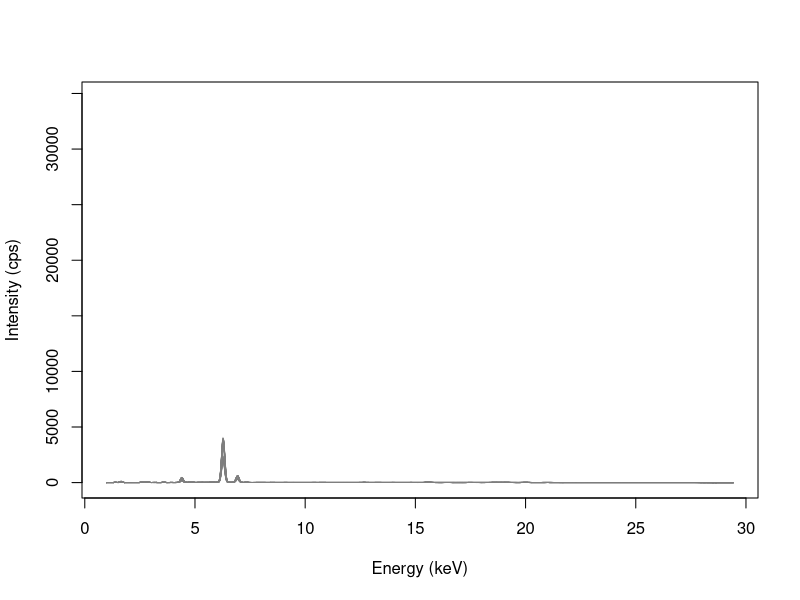

This figure's R source: (Note: this script raises an error after producing the figure.)
##################################################################################
#                 PACOTES NECESSÁRIOS PARA REGRESSAO SIMPLES, MULTIPLA e PLS    #
##################################################################################
#Pacotes utilizados
pacotes <- c("plotly", "gridExtra", "tidyverse","ggrepel","knitr","kableExtra",
             "splines","reshape2","PerformanceAnalytics","metan","correlation",
             "see","ggraph","nortest","rgl","car","olsrr","jtools","ggstance",
             "magick","cowplot","beepr","Rcpp", "readxl","rqPen","ggrepel", "rayshader","psych","pracma",
             "polynom", "prospectr", "pls", "janitor")

if(sum(as.numeric(!pacotes %in% installed.packages())) != 0){
  instalador <- pacotes[!pacotes %in% installed.packages()]
  for(i in 1:length(instalador)) {
    install.packages(instalador, dependencies = T)
    break()}
  sapply(pacotes, require, character = T) 
} else {
  sapply(pacotes, require, character = T) 
}

############################################################
###### Carregando planilha excel e visualizando dados ##########
##########################################################
dataset <- read_excel("DF_Comp_Modelos_Completo.xlsx")
str(dataset)
names(dataset)

#janitor::clean_names(dataset)-> dataset2 #funcao para limpar nome de variaveis

#definindo a coluna ID como row names
row.names(dataset) <- dataset$ID

#deixando apenas dois digitos apos a virgula para variavies espectrais
colunas_spectra <- as.character(round(as.numeric(names(dataset[,c(32:1489)])), digits = 2))
spectra_data <- dataset[,c(32:1489)]

spectra_data <- rename_with(spectra_data, .cols = everything(), 
                       .fn = str_replace, pattern = ".*", replacement = colunas_spectra)

#limpando colunas que nao serao necessarias, juntando com spectra data e definindo set de cal e val
names(dataset)

dataset_pls_Cal <- dataset %>% 
  select('Ca', 'Set') %>% 
  cbind(spectra_data) %>% 
  filter(Set == 'CAL') %>%
  select(-'Set') 

names(dataset_pls_Cal)

dataset_pls_Val <- dataset %>% 
  select('Ca', 'Set') %>% 
  cbind(spectra_data) %>% 
  filter(Set == 'VAL') %>%
  select(-'Set') 

#write.table(datasetCal, file='datasetCal_spectra.csv',row.names = F, sep=',') 

#definindo o espectro
energy <- names(dataset[ ,c(2:1459)])

#Uma forma de plotar os espectros
matplot(x = energy, y = t(dataset[ ,c(6:1463)]),
        xlab = "Energy (keV)",
        ylab = "Intensity (cps)",
        type = "l",
        lty = 1,
        col = rgb(red = 0.5, green = 0.5, blue = 0.5, alpha = 0.3))

########################################################################
######         Modelo 4 - PLS com espectro inteiro         #########
######                 (apos alinhar os espectros)         #########
########################################################################

####################################
### Estimando o modelo 4 para Ca ###
####################################

maxc <- 15

modelo4_Ca <- plsr(Ca ~ . ,
                      data = dataset_pls_Cal,
                      method = "simpls", #usar "oscorespls"  ou "simpls", o primeiro esta no livro do R
                      scale = FALSE,
                      ncomp = maxc,
                      validation = "LOO") #CV or LOO for leave one out
print(modelo4_Ca)
summary(modelo4_Ca)

?plsr
plot(modelo4_Ca, "val",
     main = " ",
     xlab = "Number of components",
     legendpos="topright")

# number of components to use
ncomp.onesigma <- selectNcomp(modelo4_Ca, method = "onesigma", plot = TRUE,
                              )
nc <- ncomp.onesigma

#plotando observed vs. predicted
plot(modelo4_Ca,
     ncomp = nc,
     main = " ",
     xlab = "Observed",
     ylab = "Predicted")

#ploting the first three loadings of the principal components of the spectra (falta colocar legenda)
plot(modelo4_Ca,
     "loadings",
     comps = 1:3,
     xlab = "Index of the wavelength",
     ylab = "Loading value")

# Standardized regression coefficient of the PLSR model
plot(energy, modelo4_Ca$coefficients[,1,nc],
     main = " ",
     type = "l",
     xlab = "Wavelength /nm",
     ylab = "Regression coefficient")
abline(h = 0)

# compute the variable importance, see Wold et al., (1993)
# take the loadings, loading weights and scores
W <- modelo4_Ca$loading.weights
Q <- modelo4_Ca$Yloadings
TT <- modelo4_Ca$scores

Q2 <- as.numeric(Q) * as.numeric(Q)
Q2TT <- Q2[1:nc] * diag(crossprod(TT))[1:nc]
WW <- W * W/apply(W, 2, function(x) sum(x * x))
vip <- sqrt(length(energy) * apply(sweep(WW[, 1:nc], 2, Q2TT, "*"),
                                 1, sum)/sum(Q2TT))
# display the variable importance
plot(energy, vip,
     xlab = "Energy(keV)",
     ylab = "Importance",
     type = "l",
     lty = 1,
     col = rgb(red = 0.5, green = 0.5, blue = 0.5, alpha = 1))
abline(h = 1)

######################################################################################
### Verificação da normalidade dos residuos e homocedasticidade o modelo 4 para Ca ###
#######################################################################################

### Verificação da aderência dos residuos à normalidade via Shapiro-Francia (n>30) ###
#verificando para o numero de variaveis latentes escolhido

sf.test(modelo4_Ca$residuals[,,nc]) #função sf.test do pacote nortest 
#Resultado: p-value foi maior que 0.05 - Os residos são normais e nao precisam de transformação

#Histograma dos resíduos do modelo PLSR
dataset_pls_Cal %>%
  mutate(residuos = modelo4_Ca$residuals[,,nc]) %>%
  ggplot(aes(x = residuos)) +
  geom_histogram(aes(y = ..density..), 
                 color = "grey50", 
                 fill = "grey90", 
                 bins = 30,
                 alpha = 0.6) +
  stat_function(fun = dnorm, 
                args = list(mean = mean(modelo4_Ca$residuals[,,nc]),
                            sd = sd(modelo4_Ca$residuals[,,nc]),
                aes(color = "Curva Normal Teórica"),
                size = 2)) +
  scale_color_manual("Legenda:",
                     values = "#FDE725FF") +
  labs(x = "Resíduos",
       y = "Frequência") +
  theme(panel.background = element_rect("white"),
        panel.grid = element_line("grey95"),
        panel.border = element_rect(NA),
        legend.position = "bottom")

### Diagnóstico de heterocedasticidade via teste de Breusch-Pagan ###  AQUI!!
predict(object = modelo4_Ca,dataset_pls_Cal) -> a
dataset_pls_Cal$Ca.pls <- a[,,nc]
modelo7_Ca_lm <- lm(formula = Ca ~ Ca.pls , data = dataset_pls_Cal)

ols_test_breusch_pagan(modelo7_Ca_lm) # Esta funcao do pacote olsrr nao funciona para PLSR


#Resultado: p-value foi menor que 0.05, indicando que o modelo é heterocedastico, ou seja, a variancia dos residuos 
#não é constante. Existe correlação entre os residuos (termos de erro) e a variavel X.
#Indica também a omissão variáveis explicativas relevantes no modelo.


### Plotando grafico que relaciona resíduos e fitted values do modelo
dataset_pls_Cal$fitted_M4_Ca <- modelo4_Ca$fitted.values[,,nc] #add fitted values pro dataset
dataset_pls_Cal$residuos_M4_Ca <- modelo4_Ca$residuals[,,nc] #add residos pro dataset



dataset_pls_Cal %>%
  ggplot() +
  geom_point(aes(x = fitted_M4_Ca, y = residuos_M4_Ca),
             color = "#55C667FF", size = 3) +
  labs(x = "Fitted Values do Modelo Stepwise",
       y = "Resíduos do Modelo Stepwise") +
  abline(h = 0) + #nao funcionou 
  theme_bw()



### Calculo dos parametros de qualidade para conj. de CAL modelo 4 para Ca ####

#R²
a <- (sum((dataset_pls_Cal$fitted_M4_Ca - mean(dataset_pls_Cal$Ca))^2))/
  ((sum((dataset_pls_Cal$fitted_M4_Ca - mean(dataset_pls_Cal$Ca))^2)) + (sum((dataset_pls_Cal$residuos_M4_Ca)^2)))
#round(a, digits = 4)

#RMSE
b <- mean(sqrt((dataset_pls_Cal$residuos_M4_Ca)^2))

#RMSE%
c <- b*(100/mean(dataset_pls_Cal$Ca))

#RPD
d <- sd(dataset_pls_Cal$Ca)/b

#RPIQ
e <- (quantile(dataset_pls_Cal$Ca, probs = 0.75)-quantile(dataset_pls_Cal$Ca, probs = 0.25))/b

#Resumo dos Resultados Modelo 1 - Ca - Calibracao
Result_M4Ca_Cal <- data.frame(ID = 'M4_Ca_Cal', R2 = a, RMSE = b, RMSEp = c,RPD = d, RPIQ = e, row.names = NULL)

### Validando o modelo 1 para Ca usando o conjunto de validação ####
predict(object = modelo4_Ca,
        dataset_pls_Val) -> f
  f[,,nc] -> dataset_pls_Val$fitted_M4_Ca

dataset_pls_Val$fitted_M4_Ca - dataset_pls_Val$Ca -> dataset_pls_Val$residuos_M4_Ca

### Calculo dos parametros de qualidade para conj. de VAL modelo 1 para Ca ####

#R²
a <- (sum((dataset_pls_Val$fitted_M4_Ca - mean(dataset_pls_Val$Ca))^2))/
  ((sum((dataset_pls_Val$fitted_M4_Ca - mean(dataset_pls_Val$Ca))^2)) + (sum((dataset_pls_Val$residuos_M4_Ca)^2)))

#RMSE
b <- mean(sqrt((dataset_pls_Val$residuos_M4_Ca)^2))

#RMSE%
c <- b*(100/mean(dataset_pls_Val$Ca))

#RPD
d <- sd(dataset_pls_Val$Ca)/b

#RPIQ
e <- (quantile(dataset_pls_Val$Ca, probs = 0.75)-quantile(dataset_pls_Val$Ca, probs = 0.25))/b

#Resumo dos Resultados Modelo 1 - Ca - validacao
Result_M4Ca_Val <- data.frame(ID = 'M4_Ca_Val',R2 = a, RMSE = b, RMSEp = c, RPD = d, RPIQ = e, row.names = NULL)

#Resumo geral - Resultados Modelo 1 - Ca 
Result_M4Ca <- bind_rows(Result_M4Ca_Cal, Result_M4Ca_Val)
rm(Result_M4Ca_Cal,Result_M4Ca_Val)

#Dataset com fitted values da Cal e Val

dataset %>% select("ID","Field","Set","Ca","K") %>% 
  filter(Set == "CAL") %>% cbind(dataset_pls_Cal$fitted_M4_Ca) %>% rename(Fit_M4_Ca = "dataset_pls_Cal$fitted_M4_Ca") -> Res_fit_PLS_Cal
  
dataset %>% select("ID","Field","Set","Ca","K") %>% 
  filter(Set == "VAL") %>% cbind(dataset_pls_Val$fitted_M4_Ca) %>% rename(Fit_M4_Ca = "dataset_pls_Val$fitted_M4_Ca") -> Res_fit_PLS_Val


####################################
### Estimando o modelo 4 para K ###
####################################

#organizando datasets
rm(dataset_pls_Cal, dataset_pls_Val)

dataset_pls_Cal <- dataset %>% 
  select('K', 'Set') %>% 
  cbind(spectra_data) %>% 
  filter(Set == 'CAL') %>%
  select(-'Set') 

#names(dataset_pls_Cal)

dataset_pls_Val <- dataset %>% 
  select('K', 'Set') %>% 
  cbind(spectra_data) %>% 
  filter(Set == 'VAL') %>%
  select(-'Set') 

#calibrando o PLSR

maxc <- 15

modelo4_K <- plsr(K ~ . ,
                   data = dataset_pls_Cal,
                   method = "simpls", #usar "oscorespls"  ou "simpls", o primeiro esta no livro do R
                   scale = FALSE,
                   ncomp = maxc,
                   validation = "LOO") #CV or LOO for leave one out
print(modelo4_K)
summary(modelo4_K)

?plsr
plot(modelo4_K, "val",
     main = " ",
     xlab = "Number of components",
     legendpos="topright")

# number of components to use
ncomp.onesigma <- selectNcomp(modelo4_K, method = "onesigma", plot = TRUE,
)
nc <- ncomp.onesigma

#plotando observed vs. predicted
plot(modelo4_K,
     ncomp = nc,
     main = " ",
     xlab = "Observed",
     ylab = "Predicted")

#ploting the first three loadings of the principal components of the spectra (falta colocar legenda)
plot(modelo4_K,
     "loadings",
     comps = 1:3,
     xlab = "Index of the wavelength",
     ylab = "Loading value")

# Standardized regression coefficient of the PLSR model
energy <- names(dataset[ ,c(2:1459)])
plot(energy, modelo4_K$coefficients[,1,nc],
     main = " ",
     type = "l",
     xlab = "Wavelength /nm",
     ylab = "Regression coefficient")
abline(h = 0)

# compute the variable importance, see Wold et al., (1993)
# take the loadings, loading weights and scores
W <- modelo4_K$loading.weights
Q <- modelo4_K$Yloadings
TT <- modelo4_K$scores

Q2 <- as.numeric(Q) * as.numeric(Q)
Q2TT <- Q2[1:nc] * diag(crossprod(TT))[1:nc]
WW <- W * W/apply(W, 2, function(x) sum(x * x))
vip <- sqrt(length(energy) * apply(sweep(WW[, 1:nc], 2, Q2TT, "*"),
                                   1, sum)/sum(Q2TT))
# display the variable importance
plot(energy, vip,
     xlab = "Energy(keV)",
     ylab = "Importance",
     type = "l",
     lty = 1,
     col = rgb(red = 0.5, green = 0.5, blue = 0.5, alpha = 1))
abline(h = 1)

######################################################################################
### Verificação da normalidade dos residuos e homocedasticidade o modelo 4 para K ###
#######################################################################################

### Verificação da aderência dos residuos à normalidade via Shapiro-Francia (n>30) ###
#verificando para o numero de variaveis latentes escolhido

sf.test(modelo4_K$residuals[,,nc]) #função sf.test do pacote nortest 
#Resultado: p-value foi maior que 0.05 - Os residos são normais e nao precisam de transformação

#Histograma dos resíduos do modelo PLSR
dataset_pls_Cal %>%
  mutate(residuos = modelo4_K$residuals[,,nc]) %>%
  ggplot(aes(x = residuos)) +
  geom_histogram(aes(y = ..density..), 
                 color = "grey50", 
                 fill = "grey90", 
                 bins = 30,
                 alpha = 0.6) +
  stat_function(fun = dnorm, 
                args = list(mean = mean(modelo4_K$residuals[,,nc]),
                            sd = sd(modelo4_K$residuals[,,nc]),
                            aes(color = "Curva Normal Teórica"),
                            size = 2)) +
  scale_color_manual("Legenda:",
                     values = "#FDE725FF") +
  labs(x = "Resíduos",
       y = "Frequência") +
  theme(panel.background = element_rect("white"),
        panel.grid = element_line("grey95"),
        panel.border = element_rect(NA),
        legend.position = "bottom")

### Diagnóstico de heterocedasticidade via teste de Breusch-Pagan ###  AQUI!!
predict(object = modelo4_K,dataset_pls_Cal) -> a
dataset_pls_Cal$K.pls <- a[,,nc]
modelo7_K_lm <- lm(formula = K ~ K.pls , data = dataset_pls_Cal)

ols_test_breusch_pagan(modelo7_K_lm) # Esta funcao do pacote olsrr nao funciona para PLSR

#Resultado: p-value foi menor que 0.05, indicando que o modelo é heterocedastico, ou seja, a variancia dos residuos 
#não é constante. Existe correlação entre os residuos (termos de erro) e a variavel X.
#Indica também a omissão variáveis explicativas relevantes no modelo.


### Plotando grafico que relaciona resíduos e fitted values do modelo
dataset_pls_Cal$fitted_M4_K <- modelo4_K$fitted.values[,,nc] #add fitted values pro dataset
dataset_pls_Cal$residuos_M4_K <- modelo4_K$residuals[,,nc] #add residos pro dataset



dataset_pls_Cal %>%
  ggplot() +
  geom_point(aes(x = fitted_M4_K, y = residuos_M4_K),
             color = "#55C667FF", size = 3) +
  labs(x = "Fitted Values do Modelo Stepwise",
       y = "Resíduos do Modelo Stepwise") +
  abline(h = 0) + #nao funcionou 
  theme_bw()



### Calculo dos parametros de qualidade para conj. de CAL modelo 4 para Ca ####

#R²
a <- (sum((dataset_pls_Cal$fitted_M4_K - mean(dataset_pls_Cal$K))^2))/
  ((sum((dataset_pls_Cal$fitted_M4_K - mean(dataset_pls_Cal$K))^2)) + (sum((dataset_pls_Cal$residuos_M4_K)^2)))
#round(a, digits = 4)

#RMSE
b <- mean(sqrt((dataset_pls_Cal$residuos_M4_K)^2))

#RMSE%
c <- b*(100/mean(dataset_pls_Cal$K))

#RPD
d <- sd(dataset_pls_Cal$K)/b

#RPIQ
e <- (quantile(dataset_pls_Cal$K, probs = 0.75)-quantile(dataset_pls_Cal$K, probs = 0.25))/b

#Resumo dos Resultados Modelo 4 - Ca - Calibracao
Result_M4K_Cal <- data.frame(ID = 'M4_K_Cal', R2 = a, RMSE = b, RMSEp = c,RPD = d, RPIQ = e, row.names = NULL)

### Validando o modelo 4 para Ca usando o conjunto de validação ####
predict(object = modelo4_K,
        dataset_pls_Val) -> f
f[,,nc] -> dataset_pls_Val$fitted_M4_K

dataset_pls_Val$fitted_M4_K - dataset_pls_Val$K -> dataset_pls_Val$residuos_M4_K

### Calculo dos parametros de qualidade para conj. de VAL modelo 4 para Ca ####

#R²
a <- (sum((dataset_pls_Val$fitted_M4_K - mean(dataset_pls_Val$K))^2))/
  ((sum((dataset_pls_Val$fitted_M4_K - mean(dataset_pls_Val$K))^2)) + (sum((dataset_pls_Val$residuos_M4_K)^2)))

#RMSE
b <- mean(sqrt((dataset_pls_Val$residuos_M4_K)^2))

#RMSE%
c <- b*(100/mean(dataset_pls_Val$K))

#RPD
d <- sd(dataset_pls_Val$K)/b

#RPIQ
e <- (quantile(dataset_pls_Val$K, probs = 0.75)-quantile(dataset_pls_Val$K, probs = 0.25))/b

#Resumo dos Resultados Modelo 4 - Ca - validacao
Result_M4K_Val <- data.frame(ID = 'M4_K_Val',R2 = a, RMSE = b, RMSEp = c, RPD = d, RPIQ = e, row.names = NULL)

#Resumo geral - Resultados Modelo 4 - Ca 
Result_M4K <- bind_rows(Result_M4K_Cal, Result_M4K_Val)
rm(Result_M4K_Cal,Result_M4K_Val)

#Resumo geral - Resultados Modelo 4 
Result_M4 <- bind_rows(Result_M4K, Result_M4Ca)
rm(Result_M4K,Result_M4Ca)

#write.table(Result_M4, file='Result_M4.csv',row.names = F, sep=',')

#Dataset com fitted values da Cal e Val
Res_fit_PLS_Cal %>% cbind(dataset_pls_Cal$fitted_M4_K) %>% 
  rename(Fit_M4_K = "dataset_pls_Cal$fitted_M4_K") -> Res_fit_PLS_Cal

Res_fit_PLS_Val %>% cbind(dataset_pls_Val$fitted_M4_K) %>% 
  rename(Fit_M4_K = "dataset_pls_Val$fitted_M4_K") -> Res_fit_PLS_Val

#write.table(Res_fit_PLS_Cal, file='Res_fit_PLS_Cal.csv',row.names = F, sep=',')
#write.table(Res_fit_PLS_Val, file='Res_fit_PLS_Val.csv',row.names = F, sep=',')

#### Plotando graficos de dispersao ####

pacotes <- c("plotly","gridExtra", "tidyverse","ggrepel","knitr","kableExtra",
             "splines","reshape2","PerformanceAnalytics","metan","correlation",
             "see","ggraph","nortest","rgl","car","olsrr","jtools","ggstance",
             "magick","cowplot","beepr","Rcpp", "readxl","rqPen","ggrepel", "rayshader","psych","pracma",
             "polynom", "prospectr", "pls", "janitor")

if(sum(as.numeric(!pacotes %in% installed.packages())) != 0){
  instalador <- pacotes[!pacotes %in% installed.packages()]
  for(i in 1:length(instalador)) {
    install.packages(instalador, dependencies = T)
    break()}
  sapply(pacotes, require, character = T) 
} else {
  sapply(pacotes, require, character = T) 
}


### Grafico de pontos para Ca

 G1 <- Res_fit_PLS_Cal %>%
  ggplot() +
  geom_point(aes(x = Ca, y = Fit_M4_Ca, color = Field),
             size = 2,) + #color = "#55C667FF"
       labs(x = "Ca measured",
       y = "Ca predicted",
       title = "Calibration using PLS for Ca") +
  theme_bw() +
  geom_smooth(aes(x = Ca, y = Ca), method = "lm", 
              color = "grey", size = 1.05,
              linetype = "longdash")+
   theme(plot.title = element_text(size = 13, hjust = 0.5), #ajustes nos titulo
         axis.text.x = element_text(size = 11), axis.text.y = element_text(size = 11),
         axis.title = element_text(size = 13),
         legend.position=c(0.85, 0.23), legend.text = element_text(size = 11), legend.title = element_text(size = 11))
#theme_light() theme_bw() theme(legend.position=c(0.9, 0.1))

 G2 <- Res_fit_PLS_Val %>%
  ggplot() +
  geom_point(aes(x = Ca, y = Fit_M4_Ca, color = Field),
             size = 2,) + #color = "#55C667FF"
  labs(x = "Ca measured",
       y = "Ca predicted",
       title = "PLS for Ca") +
  theme_bw() +
  geom_smooth(aes(x = Ca, y = Ca), method = "lm", 
              color = "grey", size = 1.05,
              linetype = "longdash")+
   theme(plot.title = element_text(size = 13, hjust = 0.5), #ajustes nos titulo
         axis.text.x = element_text(size = 11), axis.text.y = element_text(size = 11),
         axis.title = element_text(size = 13),
         legend.position=c(0.85, 0.23), legend.text = element_text(size = 11), legend.title = element_text(size = 11))
        
### Grafico de pontos para K
 
 G3 <- Res_fit_PLS_Cal %>%
  ggplot() +
  geom_point(aes(x = K, y = Fit_M4_K, color = Field),
             size = 2,) + #color = "#55C667FF"
  labs(x = "K measured",
       y = "K predicted",
       title = "Calibration using PLS for K") +
  theme_bw() +
  geom_smooth(aes(x = K, y = K), method = "lm", 
              color = "grey", size = 1.05,
              linetype = "longdash")+
   theme(plot.title = element_text(size = 13, hjust = 0.5), #ajustes nos titulo
         axis.text.x = element_text(size = 11), axis.text.y = element_text(size = 11),
         axis.title = element_text(size = 13),
         legend.position=c(0.85, 0.23), legend.text = element_text(size = 11), legend.title = element_text(size = 11))

 G4 <- Res_fit_PLS_Val %>%
  ggplot() +
  geom_point(aes(x = K, y = Fit_M4_K, color = Field),
             size = 2,) + #color = "#55C667FF"
  labs(x = "K measured",
       y = "K predicted",
       title = "PLS for K") +
  theme_bw() +
  geom_smooth(aes(x = K, y = K), method = "lm", 
              color = "grey", size = 1.05,
              linetype = "longdash")+
   theme(plot.title = element_text(size = 13, hjust = 0.5), #ajustes nos titulo
         axis.text.x = element_text(size = 11), axis.text.y = element_text(size = 11),
         axis.title = element_text(size = 13),
         legend.position=c(0.85, 0.23), legend.text = element_text(size = 11), legend.title = element_text(size = 11))

 grid.arrange(G1 , G2 , #do pacote gridExtra
              G3 , G4 ,
              ncol=2, nrow=2)
 
 